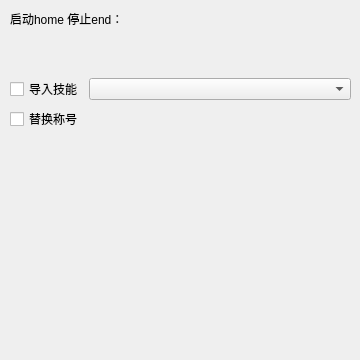
<?xml version="1.0" encoding="UTF-8"?>
<ui version="4.0">
 <class>Form</class>
 <widget class="QWidget" name="Form">
  <property name="geometry">
   <rect>
    <x>0</x>
    <y>0</y>
    <width>360</width>
    <height>360</height>
   </rect>
  </property>
  <property name="windowTitle">
   <string>Everything</string>
  </property>
  <widget class="QWidget" name="verticalLayoutWidget">
   <property name="geometry">
    <rect>
     <x>10</x>
     <y>10</y>
     <width>341</width>
     <height>121</height>
    </rect>
   </property>
   <layout class="QVBoxLayout" name="verticalLayout">
    <item>
     <widget class="QLabel" name="label">
      <property name="sizePolicy">
       <sizepolicy hsizetype="Preferred" vsizetype="Maximum">
        <horstretch>0</horstretch>
        <verstretch>0</verstretch>
       </sizepolicy>
      </property>
      <property name="styleSheet">
       <string notr="true">font: 16pt &quot;Arial&quot;;</string>
      </property>
      <property name="text">
       <string>启动home 停止end：</string>
      </property>
     </widget>
    </item>
    <item>
     <spacer name="verticalSpacer">
      <property name="orientation">
       <enum>Qt::Vertical</enum>
      </property>
      <property name="sizeHint" stdset="0">
       <size>
        <width>20</width>
        <height>40</height>
       </size>
      </property>
     </spacer>
    </item>
    <item>
     <layout class="QHBoxLayout" name="horizontalLayout">
      <item>
       <widget class="QCheckBox" name="checkBox">
        <property name="sizePolicy">
         <sizepolicy hsizetype="Maximum" vsizetype="Fixed">
          <horstretch>0</horstretch>
          <verstretch>0</verstretch>
         </sizepolicy>
        </property>
        <property name="styleSheet">
         <string notr="true">font: 16pt &quot;Arial&quot;;</string>
        </property>
        <property name="text">
         <string>导入技能</string>
        </property>
       </widget>
      </item>
      <item>
       <widget class="QComboBox" name="comboBox">
        <property name="styleSheet">
         <string notr="true">font: 16pt &quot;Arial&quot;;</string>
        </property>
       </widget>
      </item>
     </layout>
    </item>
    <item>
     <widget class="QCheckBox" name="checkBox_2">
      <property name="styleSheet">
       <string notr="true">font: 16pt &quot;Arial&quot;;</string>
      </property>
      <property name="text">
       <string>替换称号</string>
      </property>
     </widget>
    </item>
   </layout>
  </widget>
 </widget>
 <resources/>
 <connections/>
</ui>
